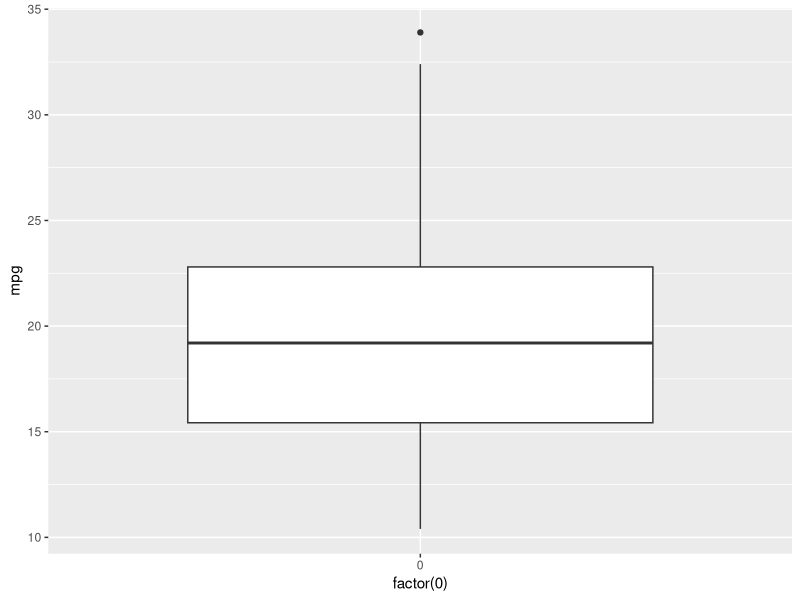
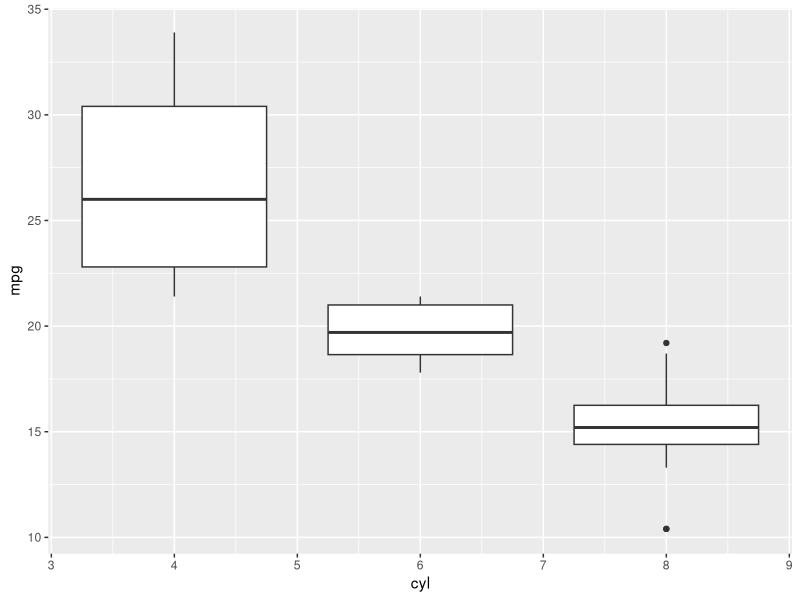
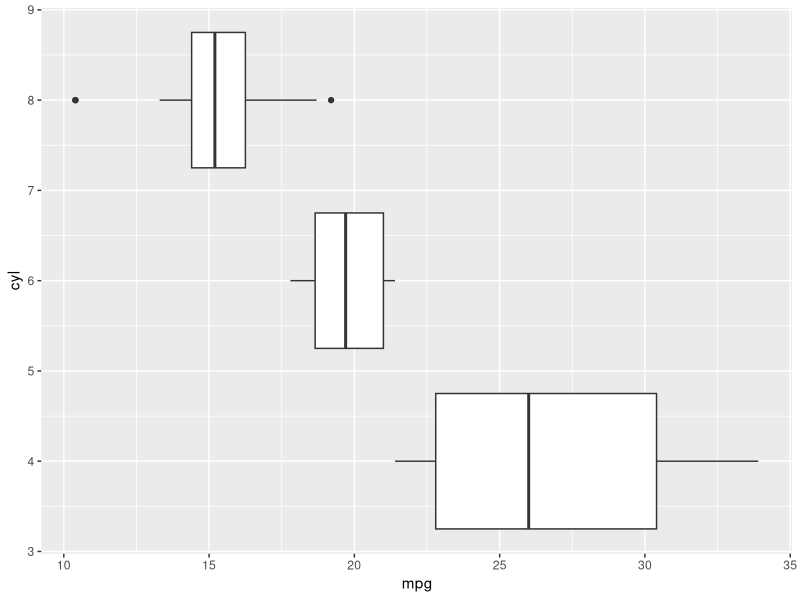

Here is the R script that generated these plots, in order: (Note: this script raises an error after producing the figures.)
# Brett W. 
# LIS4761 - Data Mining
# Lesson 2: Pictures Versus Numbers
# Followed from video here: https://www.youtube.com/watch?v=_MuDq5-dsQA

# Install packages
install.packages("ggplot2")
library(ggplot2)

# First section - MTCARS data
mtc <- mtcars

# General boxplot of information.
ggplot(mtcars, aes(x=factor(0), mpg)) + geom_boxplot()

# Three boxplots of data by the number of cylinders. 
ggplot(mtcars, aes(group=cyl, x=cyl, mpg)) + geom_boxplot()

# Same boxplot as above, but flipped horizontally. 
ggplot(mtcars, aes(group=cyl, x=cyl, mpg)) + geom_boxplot() + coord_flip()

# Barplot of mtcars data. 
ggplot(mtcars, aes(x=cyl)) + geom_bars()

# Comparison to default histogram. 
hist(mtc$cyl)

# Creates a variable for names of cars. 
car.names <- rownames(mtc)
car.names

mtc[1,]

mtc[,1]

# Barplot for the car's weights. 
g <- ggplot(mtc, aes(x=car.names, y = wt)) + geom_bar(stat="identity")
g

# Barplot with more formatting. 
g <- g + theme(axis.test.x=element_text(angle = 90, hjust=1))
g

# Barplot with a title. 
g + ggtitle("My car weight chart")
g

# Barplot with color to distinguish the gear by cylinder. 
ggplot(mtc, aes(x=cyl, fill=factor(gear))) + geom_bar()

# Unstacked version of the barplot above. 
ggplot(mtc, aes(x=cyl,fill=factor(gear))) + geom_bar(position="dodge")

# Scatterplot of mpg vs. weight. 
ggplot(mtc, aes(x=mpg, y=wt)) + geom_point()

# Scatterplot that takes into account speed. 
ggplot(metc, aes(x=mpg, y=wt)) + geom_point(aes(size=qsec))

# Another take on adding in speed
g <- ggplot(mtc, aes(x=mpg, y=wt)) + geom_point(aes(size=qsec, color=qsec))
g

# Scatterplot with the car names next to the points. 
g + geom_text(aes(label=car.names), size=3)
g

# Scatterplot with names of the cars vs. mpg. 
ggplot(mtc, aes(x=mpg, y=car.names)) + geom_point(size=3)

# Orders the car names by mpg. 
ggplot(mtc, aes(x=mpg, y=reorder(car.names, mpg))) + geom_point(size=3)